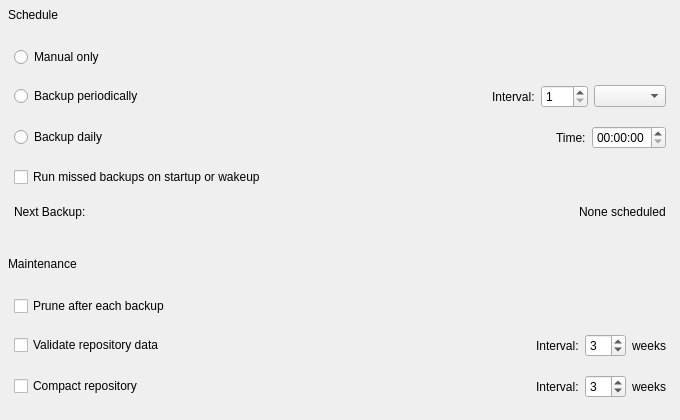
<?xml version="1.0" encoding="UTF-8"?>
<ui version="4.0">
 <class>SchedulePage</class>
 <widget class="QWidget" name="schedule">
  <property name="geometry">
   <rect>
    <x>0</x>
    <y>0</y>
    <width>680</width>
    <height>420</height>
   </rect>
  </property>
  <layout class="QVBoxLayout" name="verticalLayout">
   <property name="spacing">
    <number>8</number>
   </property>
   <property name="leftMargin">
    <number>0</number>
   </property>
   <property name="topMargin">
    <number>0</number>
   </property>
   <property name="rightMargin">
    <number>0</number>
   </property>
   <property name="bottomMargin">
    <number>12</number>
   </property>
   <item>
    <widget class="QLabel" name="scheduleTitle">
     <property name="text">
      <string>Schedule</string>
     </property>
     <property name="textStyle" stdset="0">
      <string>headline</string>
     </property>
     <property name="indent">
      <number>8</number>
     </property>
    </widget>
   </item>
   <item>
    <widget class="FormSection" name="scheduleSection">
     <layout class="QGridLayout" name="scheduleGrid">
      <property name="leftMargin">
       <number>14</number>
      </property>
      <property name="topMargin">
       <number>10</number>
      </property>
      <property name="rightMargin">
       <number>14</number>
      </property>
      <property name="bottomMargin">
       <number>10</number>
      </property>
      <property name="horizontalSpacing">
       <number>12</number>
      </property>
      <property name="verticalSpacing">
       <number>18</number>
      </property>
      <item row="0" column="0" colspan="2">
       <widget class="QRadioButton" name="scheduleOffRadio">
        <property name="text">
         <string>Manual only</string>
        </property>
       </widget>
      </item>
      <item row="1" column="0">
       <widget class="QRadioButton" name="scheduleIntervalRadio">
        <property name="text">
         <string>Backup periodically</string>
        </property>
       </widget>
      </item>
      <item row="1" column="1" alignment="Qt::AlignRight">
       <widget class="QFrame" name="framePeriodic">
        <layout class="QHBoxLayout" name="layoutPeriodic">
         <property name="spacing">
          <number>6</number>
         </property>
         <property name="leftMargin">
          <number>0</number>
         </property>
         <property name="topMargin">
          <number>0</number>
         </property>
         <property name="rightMargin">
          <number>0</number>
         </property>
         <property name="bottomMargin">
          <number>0</number>
         </property>
         <item>
          <widget class="QLabel" name="label_5">
           <property name="text">
            <string>Interval:</string>
           </property>
          </widget>
         </item>
         <item>
          <widget class="QSpinBox" name="scheduleIntervalCount">
           <property name="minimum">
            <number>1</number>
           </property>
           <property name="maximum">
            <number>740</number>
           </property>
          </widget>
         </item>
         <item>
          <widget class="QComboBox" name="scheduleIntervalUnit"/>
         </item>
        </layout>
       </widget>
      </item>
      <item row="2" column="0">
       <widget class="QRadioButton" name="scheduleFixedRadio">
        <property name="text">
         <string>Backup daily</string>
        </property>
       </widget>
      </item>
      <item row="2" column="1" alignment="Qt::AlignRight">
       <widget class="QFrame" name="frameDaily">
        <layout class="QHBoxLayout" name="layoutDaily">
         <property name="spacing">
          <number>6</number>
         </property>
         <property name="leftMargin">
          <number>0</number>
         </property>
         <property name="topMargin">
          <number>0</number>
         </property>
         <property name="rightMargin">
          <number>0</number>
         </property>
         <property name="bottomMargin">
          <number>0</number>
         </property>
         <item>
          <widget class="QLabel" name="label_6">
           <property name="text">
            <string>Time:</string>
           </property>
          </widget>
         </item>
         <item>
          <widget class="QTimeEdit" name="scheduleFixedTime"/>
         </item>
        </layout>
       </widget>
      </item>
      <item row="3" column="0" colspan="2">
       <widget class="QCheckBox" name="missedBackupsCheckBox">
        <property name="text">
         <string>Run missed backups on startup or wakeup</string>
        </property>
       </widget>
      </item>
      <item row="4" column="0">
       <widget class="QLabel" name="label_14">
        <property name="text">
         <string>Next Backup:</string>
        </property>
       </widget>
      </item>
      <item row="4" column="1" alignment="Qt::AlignRight">
       <widget class="QLabel" name="nextBackupDateTimeLabel">
        <property name="text">
         <string>None scheduled</string>
        </property>
        <property name="textRole" stdset="0">
         <string>secondary</string>
        </property>
        <property name="textInteractionFlags">
         <set>Qt::TextSelectableByMouse</set>
        </property>
       </widget>
      </item>
     </layout>
    </widget>
   </item>
   <item>
    <spacer name="sectionSpacer">
     <property name="orientation">
      <enum>Qt::Vertical</enum>
     </property>
     <property name="sizeType">
      <enum>QSizePolicy::Fixed</enum>
     </property>
     <property name="sizeHint" stdset="0">
      <size>
       <width>0</width>
       <height>12</height>
      </size>
     </property>
    </spacer>
   </item>
   <item>
    <widget class="QLabel" name="maintenanceTitle">
     <property name="text">
      <string>Maintenance</string>
     </property>
     <property name="textStyle" stdset="0">
      <string>headline</string>
     </property>
     <property name="indent">
      <number>8</number>
     </property>
    </widget>
   </item>
   <item>
    <widget class="FormSection" name="maintenanceSection">
     <layout class="QGridLayout" name="maintenanceGrid">
      <property name="leftMargin">
       <number>14</number>
      </property>
      <property name="topMargin">
       <number>10</number>
      </property>
      <property name="rightMargin">
       <number>14</number>
      </property>
      <property name="bottomMargin">
       <number>10</number>
      </property>
      <property name="horizontalSpacing">
       <number>12</number>
      </property>
      <property name="verticalSpacing">
       <number>18</number>
      </property>
      <item row="0" column="0" colspan="2">
       <widget class="QCheckBox" name="pruneCheckBox">
        <property name="text">
         <string>Prune after each backup</string>
        </property>
       </widget>
      </item>
      <item row="1" column="0">
       <widget class="QCheckBox" name="validationCheckBox">
        <property name="text">
         <string>Validate repository data</string>
        </property>
       </widget>
      </item>
      <item row="1" column="1" alignment="Qt::AlignRight">
       <widget class="QFrame" name="frameValidation">
        <layout class="QHBoxLayout" name="layoutValidation">
         <property name="spacing">
          <number>6</number>
         </property>
         <property name="leftMargin">
          <number>0</number>
         </property>
         <property name="topMargin">
          <number>0</number>
         </property>
         <property name="rightMargin">
          <number>0</number>
         </property>
         <property name="bottomMargin">
          <number>0</number>
         </property>
         <item>
          <widget class="QLabel" name="label_11">
           <property name="text">
            <string>Interval:</string>
           </property>
          </widget>
         </item>
         <item>
          <widget class="QSpinBox" name="validationWeeksCount">
           <property name="minimum">
            <number>1</number>
           </property>
           <property name="maximum">
            <number>52</number>
           </property>
           <property name="value">
            <number>3</number>
           </property>
          </widget>
         </item>
         <item>
          <widget class="QLabel" name="label_12">
           <property name="text">
            <string>weeks</string>
           </property>
          </widget>
         </item>
        </layout>
       </widget>
      </item>
      <item row="2" column="0">
       <widget class="QCheckBox" name="compactionCheckBox">
        <property name="text">
         <string>Compact repository</string>
        </property>
       </widget>
      </item>
      <item row="2" column="1" alignment="Qt::AlignRight">
       <widget class="QFrame" name="frameCompaction">
        <layout class="QHBoxLayout" name="layoutCompaction">
         <property name="spacing">
          <number>6</number>
         </property>
         <property name="leftMargin">
          <number>0</number>
         </property>
         <property name="topMargin">
          <number>0</number>
         </property>
         <property name="rightMargin">
          <number>0</number>
         </property>
         <property name="bottomMargin">
          <number>0</number>
         </property>
         <item>
          <widget class="QLabel" name="interval_label">
           <property name="text">
            <string>Interval:</string>
           </property>
          </widget>
         </item>
         <item>
          <widget class="QSpinBox" name="compactionWeeksCount">
           <property name="minimum">
            <number>1</number>
           </property>
           <property name="maximum">
            <number>52</number>
           </property>
           <property name="value">
            <number>3</number>
           </property>
          </widget>
         </item>
         <item>
          <widget class="QLabel" name="compaction_weeks_label">
           <property name="text">
            <string>weeks</string>
           </property>
          </widget>
         </item>
        </layout>
       </widget>
      </item>
     </layout>
    </widget>
   </item>
  </layout>
 </widget>
 <customwidgets>
  <customwidget>
   <class>FormSection</class>
   <extends>QFrame</extends>
   <header>vorta.views.partials.form_section</header>
   <container>1</container>
  </customwidget>
 </customwidgets>
 <resources/>
 <connections/>
</ui>
